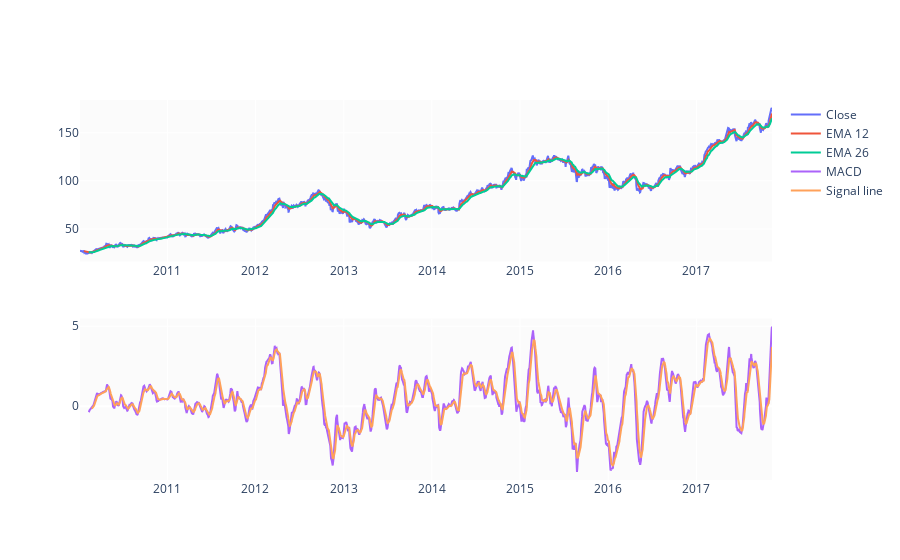

Notebook code cell kept with this figure:
### Markdown cell above
#### MACD

MACD（Moving Average Convergence Divergence，移动平均收敛/发散）是一个流行的趋势跟踪动量指标，它通过两条移动平均线的关系来显示资产价格的趋势和动力。MACD的计算涉及以下步骤：
1. **计算两个不同周期的指数移动平均（EMA）**：
   - 短期EMA：通常使用12期的EMA。
   - 长期EMA：通常使用26期的EMA。
2. **求两个EMA的差值**：
   - MACD线 = 短期EMA - 长期EMA。
3. **计算MACD的信号线**：
   - 信号线通常是MACD线的9期EMA。
4. **计算MACD的直方图（Histogram）**：
   - 直方图 = MACD线 - 信号线。
MACD指标的解释如下：
- **MACD线与信号线的交叉**：当MACD线上穿信号线时，通常被视为买入信号；当MACD线下穿信号线时，通常被视为卖出信号。
- **MACD直方图的峰值和谷值**：直方图的峰值和谷值可以帮助确认趋势的强度和可能的反转点。
以下是MACD的一些应用：
- **趋势识别**：MACD的斜率和方向可以帮助识别当前的趋势是上升、下降还是横盘。
- **动量确认**：MACD线与信号线之间的差距可以表明动量的强度。
- **交易信号**：MACD的交叉点和直方图的变化可以提供交易信号。

### Code cell
EMA_12 = pd.Series(df['Close'].ewm(span=12, min_periods=12).mean())
EMA_26 = pd.Series(df['Close'].ewm(span=26, min_periods=26).mean())
df['MACD'] = pd.Series(EMA_12 - EMA_26)
df['MACD_signal'] = pd.Series(df.MACD.ewm(span=9, min_periods=9).mean())

fig = make_subplots(rows=2, cols=1)
fig.add_trace(go.Scatter(x=df.Date, y=df.Close, name='Close'), row=1, col=1)
fig.add_trace(go.Scatter(x=df.Date, y=EMA_12, name='EMA 12'), row=1, col=1)
fig.add_trace(go.Scatter(x=df.Date, y=EMA_26, name='EMA 26'), row=1, col=1)
fig.add_trace(go.Scatter(x=df.Date, y=df['MACD'], name='MACD'), row=2, col=1)
fig.add_trace(go.Scatter(x=df.Date, y=df['MACD_signal'], name='Signal line'), row=2, col=1)
fig.show()

### Figure 1 — Plotly figure (JSON) as saved in the notebook; plotly's stock layout.template omitted (floating-point values rounded to 4 significant figures; data arrays with more than 128 entries replaced by an {"elided": "..."} marker saying what was removed)
{"data": [{"name": "Close", "x": {"elided": "1980 str values"}, "y": {"elided": "1980 float values"}, "type": "scatter", "xaxis": "x", "yaxis": "y"}, {"name": "EMA 12", "x": {"elided": "1980 str values"}, "y": {"elided": "1980 float values"}, "type": "scatter", "xaxis": "x", "yaxis": "y"}, {"name": "EMA 26", "x": {"elided": "1980 str values"}, "y": {"elided": "1980 float values"}, "type": "scatter", "xaxis": "x", "yaxis": "y"}, {"name": "MACD", "x": {"elided": "1980 str values"}, "y": {"elided": "1980 float values"}, "type": "scatter", "xaxis": "x2", "yaxis": "y2"}, {"name": "Signal line", "x": {"elided": "1980 str values"}, "y": {"elided": "1980 float values"}, "type": "scatter", "xaxis": "x2", "yaxis": "y2"}], "layout": {"xaxis": {"anchor": "y", "domain": [0.0, 1.0]}, "yaxis": {"anchor": "x", "domain": [0.575, 1.0]}, "xaxis2": {"anchor": "y2", "domain": [0.0, 1.0]}, "yaxis2": {"anchor": "x2", "domain": [0.0, 0.425]}}}
